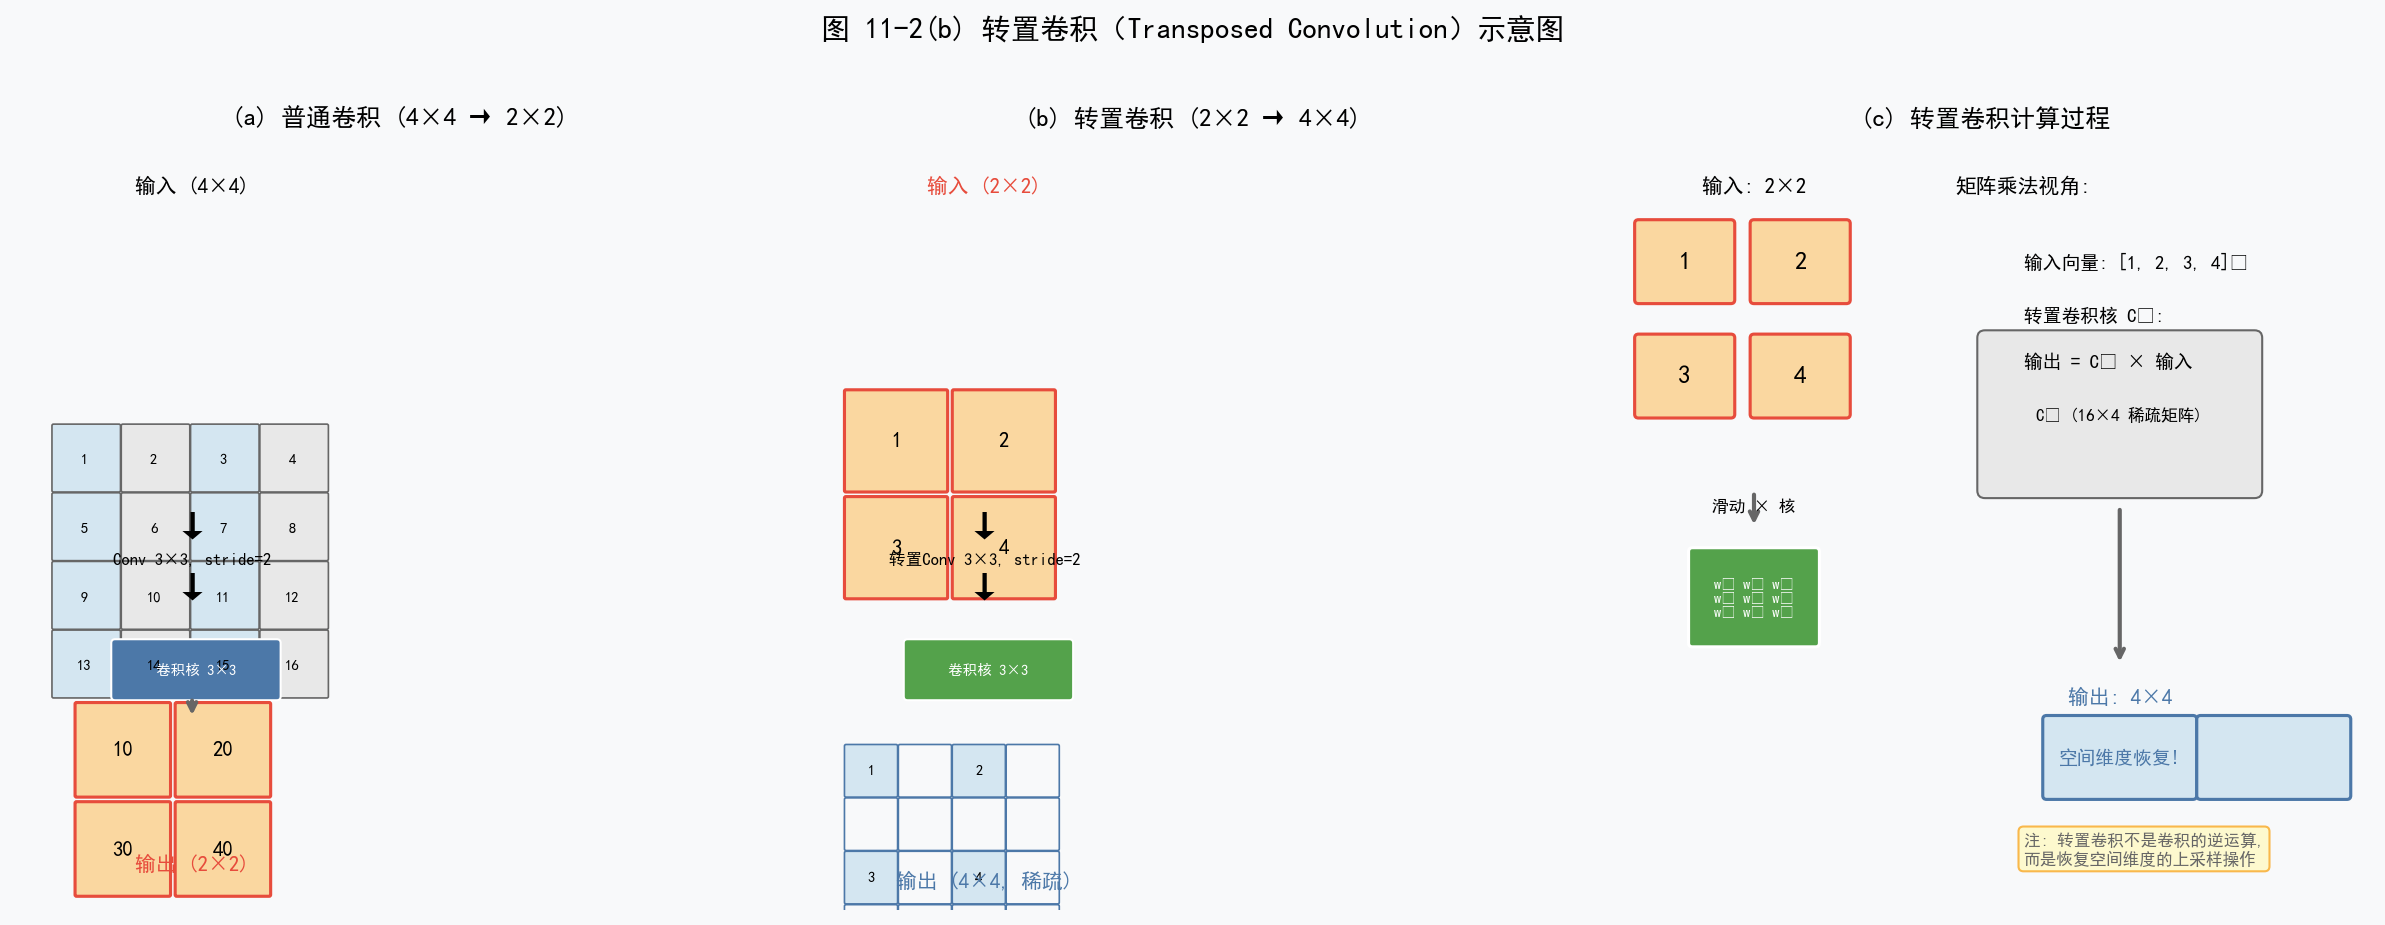

The script that saved this image:
"""
图 11-2: 转置卷积（Transposed Convolution）示意图
用于语义分割中的上采样操作
"""
import matplotlib.pyplot as plt
import matplotlib.patches as patches
import numpy as np
from pathlib import Path

fig, axes = plt.subplots(1, 3, figsize=(16, 6))
fig.patch.set_facecolor('#F8F9FA')

# ==================== 子图1: 普通卷积 ====================
ax1 = axes[0]
ax1.set_xlim(0, 10)
ax1.set_ylim(0, 10)
ax1.axis('off')
ax1.set_facecolor('#F8F9FA')
ax1.set_title('(a) 普通卷积 (4×4 → 2×2)', fontsize=12, fontweight='bold', pad=10)

# 输入矩阵 (4x4)
input_data = np.array([[1, 2, 3, 4],
                        [5, 6, 7, 8],
                        [9, 10, 11, 12],
                        [13, 14, 15, 16]])
cell_size = 0.9
start_x, start_y = 0.5, 5.5

for i in range(4):
    for j in range(4):
        color = '#E8E8E8' if input_data[i, j] % 2 == 0 else '#D4E6F1'
        rect = patches.FancyBboxPatch((start_x + j*cell_size, start_y - i*cell_size),
                                        cell_size-0.05, cell_size-0.05,
                                        boxstyle="round,pad=0.02",
                                        facecolor=color, edgecolor='#666666', linewidth=0.8)
        ax1.add_patch(rect)
        ax1.text(start_x + j*cell_size + cell_size/2 - 0.05,
                start_y - i*cell_size + cell_size/2 - 0.05,
                str(input_data[i, j]), ha='center', va='center', fontsize=7)

ax1.text(2.3, 9.5, '输入 (4×4)', ha='center', va='center', fontsize=10, fontweight='bold')
ax1.text(2.3, 5.0, '↓', ha='center', va='center', fontsize=16)
ax1.text(2.3, 4.6, 'Conv 3×3, stride=2', ha='center', va='center', fontsize=8, style='italic')
ax1.text(2.3, 4.2, '↓', ha='center', va='center', fontsize=16)

# 卷积核示意
ax1.add_patch(patches.FancyBboxPatch((1.3, 2.8), 2.1, 0.7,
                                      boxstyle="round,pad=0.05",
                                      facecolor='#4C78A8', edgecolor='white', linewidth=1))
ax1.text(2.35, 3.15, '卷积核 3×3', ha='center', va='center', fontsize=7, color='white', fontweight='bold')

# 输出矩阵 (2x2)
output_data = np.array([[10, 20], [30, 40]])
start_x2, start_y2 = 0.8, 1.5
for i in range(2):
    for j in range(2):
        color = '#FAD7A0'
        rect = patches.FancyBboxPatch((start_x2 + j*1.3, start_y2 - i*1.3),
                                        1.2, 1.2,
                                        boxstyle="round,pad=0.02",
                                        facecolor=color, edgecolor='#E74C3C', linewidth=1.5)
        ax1.add_patch(rect)
        ax1.text(start_x2 + j*1.3 + 0.6, start_y2 - i*1.3 + 0.6,
                f'{output_data[i,j]}', ha='center', va='center', fontsize=10, fontweight='bold')

ax1.text(2.3, 0.6, '输出 (2×2)', ha='center', va='center', fontsize=10, fontweight='bold', color='#E74C3C')

# 箭头
ax1.annotate('', xy=(2.3, 2.5), xytext=(2.3, 2.8),
            arrowprops=dict(arrowstyle='->', color='#666666', lw=2))

# ==================== 子图2: 转置卷积 ====================
ax2 = axes[1]
ax2.set_xlim(0, 10)
ax2.set_ylim(0, 10)
ax2.axis('off')
ax2.set_facecolor('#F8F9FA')
ax2.set_title('(b) 转置卷积 (2×2 → 4×4)', fontsize=12, fontweight='bold', pad=10)

# 输入矩阵 (2x2)
input_data2 = np.array([[1, 2], [3, 4]])
start_x3, start_y3 = 0.5, 5.5

for i in range(2):
    for j in range(2):
        color = '#FAD7A0'
        rect = patches.FancyBboxPatch((start_x3 + j*1.4, start_y3 - i*1.4),
                                        1.3, 1.3,
                                        boxstyle="round,pad=0.02",
                                        facecolor=color, edgecolor='#E74C3C', linewidth=1.5)
        ax2.add_patch(rect)
        ax2.text(start_x3 + j*1.4 + 0.65, start_y3 - i*1.4 + 0.65,
                str(input_data2[i, j]), ha='center', va='center', fontsize=10, fontweight='bold')

ax2.text(2.3, 9.5, '输入 (2×2)', ha='center', va='center', fontsize=10, fontweight='bold', color='#E74C3C')
ax2.text(2.3, 5.0, '↓', ha='center', va='center', fontsize=16)
ax2.text(2.3, 4.6, '转置Conv 3×3, stride=2', ha='center', va='center', fontsize=8, style='italic')
ax2.text(2.3, 4.2, '↓', ha='center', va='center', fontsize=16)

# 卷积核示意
ax2.add_patch(patches.FancyBboxPatch((1.3, 2.8), 2.1, 0.7,
                                      boxstyle="round,pad=0.05",
                                      facecolor='#54A24B', edgecolor='white', linewidth=1))
ax2.text(2.35, 3.15, '卷积核 3×3', ha='center', va='center', fontsize=7, color='white', fontweight='bold')

# 输出矩阵 (4x4) - 展示稀疏矩阵乘法
output_data2 = np.array([[1, 0, 2, 0],
                          [0, 0, 0, 0],
                          [3, 0, 4, 0],
                          [0, 0, 0, 0]])
start_x4, start_y4 = 0.5, 1.5
for i in range(4):
    for j in range(4):
        if output_data2[i, j] != 0:
            color = '#D4E6F1'
        else:
            color = '#F8F9FA'
        rect = patches.FancyBboxPatch((start_x4 + j*0.7, start_y4 - i*0.7),
                                        0.65, 0.65,
                                        boxstyle="round,pad=0.02",
                                        facecolor=color, edgecolor='#4C78A8', linewidth=0.8)
        ax2.add_patch(rect)
        if output_data2[i, j] != 0:
            ax2.text(start_x4 + j*0.7 + 0.325, start_y4 - i*0.7 + 0.325,
                    str(output_data2[i, j]), ha='center', va='center', fontsize=7, fontweight='bold')

ax2.text(2.3, 0.4, '输出 (4×4, 稀疏)', ha='center', va='center', fontsize=10, fontweight='bold', color='#4C78A8')

# ==================== 子图3: 转置卷积操作可视化 ====================
ax3 = axes[2]
ax3.set_xlim(0, 10)
ax3.set_ylim(0, 10)
ax3.axis('off')
ax3.set_facecolor('#F8F9FA')
ax3.set_title('(c) 转置卷积计算过程', fontsize=12, fontweight='bold', pad=10)

# 输入
ax3.text(2.0, 9.5, '输入: 2×2', ha='center', va='center', fontsize=10, fontweight='bold')
input_vals = [1, 2, 3, 4]
positions = [(0.5, 8.0), (2.0, 8.0), (0.5, 6.5), (2.0, 6.5)]
for (x, y), v in zip(positions, input_vals):
    rect = patches.FancyBboxPatch((x, y), 1.2, 1.0,
                                    boxstyle="round,pad=0.05",
                                    facecolor='#FAD7A0', edgecolor='#E74C3C', linewidth=1.5)
    ax3.add_patch(rect)
    ax3.text(x+0.6, y+0.5, str(v), ha='center', va='center', fontsize=12, fontweight='bold')

# 箭头向下
ax3.annotate('', xy=(2.0, 5.0), xytext=(2.0, 5.5),
            arrowprops=dict(arrowstyle='->', color='#666666', lw=2))
ax3.text(2.0, 5.3, '滑动 × 核', ha='center', va='center', fontsize=8, style='italic')

# 卷积核
ax3.add_patch(patches.FancyBboxPatch((1.2, 3.5), 1.6, 1.2,
                                      boxstyle="round,pad=0.05",
                                      facecolor='#54A24B', edgecolor='white', linewidth=1.5))
ax3.text(2.0, 4.1, 'w₀ w₁ w₂\nw₃ w₄ w₅\nw₆ w₇ w₈', ha='center', va='center',
        fontsize=7, color='white', fontweight='bold')

# 展开的矩阵乘法说明
ax3.text(5.5, 9.5, '矩阵乘法视角:', ha='center', va='center', fontsize=10, fontweight='bold')
ax3.text(5.5, 8.5, '输入向量: [1, 2, 3, 4]ᵀ', ha='left', va='center', fontsize=9)
ax3.text(5.5, 7.8, '转置卷积核 Cᵀ:', ha='left', va='center', fontsize=9)
ax3.text(5.5, 7.2, '输出 = Cᵀ × 输入', ha='left', va='center', fontsize=9)

# 展示卷积展开
ax3.add_patch(patches.FancyBboxPatch((5.0, 5.5), 3.5, 2.0,
                                      boxstyle="round,pad=0.1",
                                      facecolor='#E8E8E8', edgecolor='#666666', linewidth=1))
ax3.text(6.75, 6.5, 'Cᵀ (16×4 稀疏矩阵)', ha='center', va='center', fontsize=8, style='italic')

# 输出箭头
ax3.annotate('', xy=(6.75, 3.2), xytext=(6.75, 5.3),
            arrowprops=dict(arrowstyle='->', color='#666666', lw=2))

# 输出结果
ax3.text(6.75, 2.8, '输出: 4×4', ha='center', va='center', fontsize=10, fontweight='bold', color='#4C78A8')
ax3.add_patch(patches.FancyBboxPatch((5.8, 1.5), 1.9, 1.0,
                                      boxstyle="round,pad=0.05",
                                      facecolor='#D4E6F1', edgecolor='#4C78A8', linewidth=1.5))
ax3.add_patch(patches.FancyBboxPatch((7.8, 1.5), 1.9, 1.0,
                                      boxstyle="round,pad=0.05",
                                      facecolor='#D4E6F1', edgecolor='#4C78A8', linewidth=1.5))
ax3.text(6.75, 2.0, '空间维度恢复!', ha='center', va='center', fontsize=9, color='#4C78A8', fontweight='bold')

# 关键说明
ax3.text(5.5, 0.8, '注: 转置卷积不是卷积的逆运算,\n而是恢复空间维度的上采样操作',
        ha='left', va='center', fontsize=8, style='italic', color='#666666',
        bbox=dict(boxstyle='round,pad=0.3', facecolor='#FFF9C4', edgecolor='#F9A825', alpha=0.8))

plt.suptitle('图 11-2(b) 转置卷积（Transposed Convolution）示意图', fontsize=14, fontweight='bold', y=1.02)
plt.tight_layout()
output_dir = Path(__file__).resolve().parent
plt.savefig(output_dir / 'fig11-2-transposed-conv.png', dpi=150, bbox_inches='tight',
            facecolor='#F8F9FA')
print("Transposed convolution diagram saved!")
plt.show()
